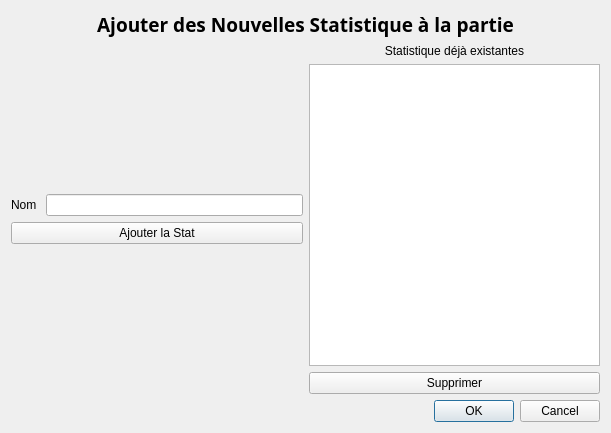
<?xml version="1.0" encoding="UTF-8"?>
<ui version="4.0">
 <class>Dialog</class>
 <widget class="QDialog" name="Dialog">
  <property name="geometry">
   <rect>
    <x>0</x>
    <y>0</y>
    <width>611</width>
    <height>433</height>
   </rect>
  </property>
  <property name="windowTitle">
   <string>Dialog</string>
  </property>
  <layout class="QVBoxLayout" name="verticalLayout_3">
   <item>
    <layout class="QVBoxLayout" name="verticalLayout_2">
     <item>
      <widget class="QLabel" name="label">
       <property name="font">
        <font>
         <family>Arial Black</family>
         <pointsize>14</pointsize>
         <bold>true</bold>
        </font>
       </property>
       <property name="text">
        <string>Ajouter des Nouvelles Statistique à la partie</string>
       </property>
       <property name="alignment">
        <set>Qt::AlignCenter</set>
       </property>
      </widget>
     </item>
     <item>
      <layout class="QHBoxLayout" name="horizontalLayout">
       <item>
        <layout class="QGridLayout" name="gridLayout">
         <item row="1" column="1">
          <widget class="QLineEdit" name="name"/>
         </item>
         <item row="0" column="1">
          <spacer name="verticalSpacer">
           <property name="orientation">
            <enum>Qt::Vertical</enum>
           </property>
           <property name="sizeHint" stdset="0">
            <size>
             <width>20</width>
             <height>40</height>
            </size>
           </property>
          </spacer>
         </item>
         <item row="1" column="0">
          <widget class="QLabel" name="label_2">
           <property name="text">
            <string>Nom </string>
           </property>
          </widget>
         </item>
         <item row="2" column="0" colspan="2">
          <widget class="QPushButton" name="addStat">
           <property name="text">
            <string>Ajouter la Stat</string>
           </property>
          </widget>
         </item>
         <item row="3" column="0">
          <spacer name="verticalSpacer_2">
           <property name="orientation">
            <enum>Qt::Vertical</enum>
           </property>
           <property name="sizeHint" stdset="0">
            <size>
             <width>20</width>
             <height>40</height>
            </size>
           </property>
          </spacer>
         </item>
        </layout>
       </item>
       <item>
        <layout class="QVBoxLayout" name="verticalLayout">
         <item>
          <widget class="QLabel" name="label_6">
           <property name="text">
            <string>Statistique déjà existantes</string>
           </property>
           <property name="alignment">
            <set>Qt::AlignCenter</set>
           </property>
          </widget>
         </item>
         <item>
          <widget class="QListWidget" name="listWidget"/>
         </item>
         <item>
          <widget class="QPushButton" name="delStat">
           <property name="text">
            <string>Supprimer</string>
           </property>
          </widget>
         </item>
        </layout>
       </item>
      </layout>
     </item>
     <item>
      <widget class="QDialogButtonBox" name="buttonBox">
       <property name="orientation">
        <enum>Qt::Horizontal</enum>
       </property>
       <property name="standardButtons">
        <set>QDialogButtonBox::Cancel|QDialogButtonBox::Ok</set>
       </property>
      </widget>
     </item>
    </layout>
   </item>
  </layout>
 </widget>
 <resources/>
 <connections>
  <connection>
   <sender>buttonBox</sender>
   <signal>accepted()</signal>
   <receiver>Dialog</receiver>
   <slot>accept()</slot>
   <hints>
    <hint type="sourcelabel">
     <x>248</x>
     <y>254</y>
    </hint>
    <hint type="destinationlabel">
     <x>157</x>
     <y>274</y>
    </hint>
   </hints>
  </connection>
  <connection>
   <sender>buttonBox</sender>
   <signal>rejected()</signal>
   <receiver>Dialog</receiver>
   <slot>reject()</slot>
   <hints>
    <hint type="sourcelabel">
     <x>316</x>
     <y>260</y>
    </hint>
    <hint type="destinationlabel">
     <x>286</x>
     <y>274</y>
    </hint>
   </hints>
  </connection>
 </connections>
</ui>
